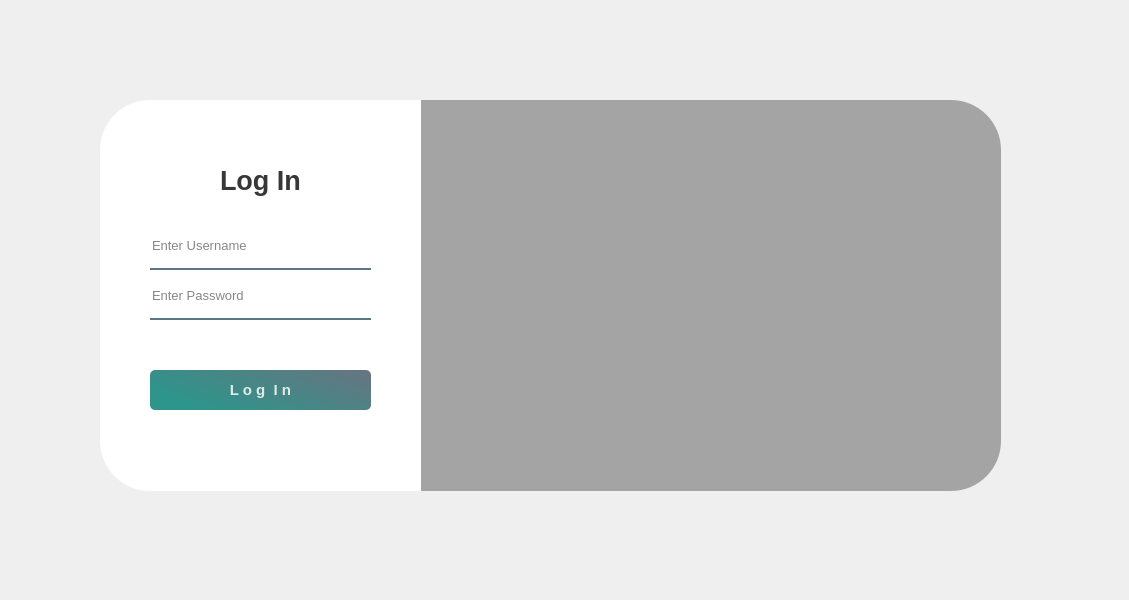
<?xml version="1.0" encoding="UTF-8"?>
<ui version="4.0">
 <class>MainWindow</class>
 <widget class="QMainWindow" name="MainWindow">
  <property name="geometry">
   <rect>
    <x>0</x>
    <y>0</y>
    <width>1129</width>
    <height>600</height>
   </rect>
  </property>
  <property name="windowTitle">
   <string>MainWindow</string>
  </property>
  <widget class="QWidget" name="centralwidget">
   <widget class="QStackedWidget" name="LoginStackeckedWidget">
    <property name="geometry">
     <rect>
      <x>0</x>
      <y>0</y>
      <width>1131</width>
      <height>601</height>
     </rect>
    </property>
    <property name="styleSheet">
     <string notr="true">QPushButton#pushButton{
	background-color: qlineargradient(spread:pad, x1:0, y1:0.505682, x2:1, y2:0, stop:0 rgba(11, 131, 120, 219), stop:1 rgba(85, 98, 112, 226));
	color:rgba(255, 255, 255, 210);
	border-radius: 5px;
}

QPushButton#pushButton:hover{
	background-color: qlineargradient(spread:pad, x1:0, y1:0.505682, x2:1, y2:0, stop:0 rgba(11, 131, 120, 219), stop:1 rgba(85, 98, 112, 226));
}

QPushButton#pushButton:pressed{
	padding-left:5px;
	padding-top:5px;
	background-color:rgba(150, 123, 111, 255);
}
</string>
    </property>
    <property name="currentIndex">
     <number>0</number>
    </property>
    <widget class="QWidget" name="LoginPage">
     <widget class="QLabel" name="label_30">
      <property name="geometry">
       <rect>
        <x>380</x>
        <y>100</y>
        <width>621</width>
        <height>391</height>
       </rect>
      </property>
      <property name="styleSheet">
       <string notr="true">border-image: url(:/gif /gifsample.gif);
border-image: url(:/gifsample/gifsample.gif);
border-top-right-radius: 50px;
border-bottom-right-radius: 50px;</string>
      </property>
      <property name="text">
       <string/>
      </property>
     </widget>
     <widget class="QLabel" name="label_31">
      <property name="geometry">
       <rect>
        <x>380</x>
        <y>100</y>
        <width>621</width>
        <height>391</height>
       </rect>
      </property>
      <property name="styleSheet">
       <string notr="true">background-color:rgba(0, 0, 0, 80);
border-top-right-radius: 50px;
border-bottom-right-radius: 50px;</string>
      </property>
      <property name="text">
       <string/>
      </property>
     </widget>
     <widget class="QLabel" name="label_32">
      <property name="geometry">
       <rect>
        <x>100</x>
        <y>100</y>
        <width>321</width>
        <height>391</height>
       </rect>
      </property>
      <property name="styleSheet">
       <string notr="true">background-color:rgba(255, 255, 255, 255);
border-top-left-radius: 50px;
border-bottom-left-radius: 50px;</string>
      </property>
      <property name="text">
       <string/>
      </property>
     </widget>
     <widget class="QLineEdit" name="lineEdit_2">
      <property name="geometry">
       <rect>
        <x>150</x>
        <y>280</y>
        <width>221</width>
        <height>40</height>
       </rect>
      </property>
      <property name="font">
       <font>
        <pointsize>10</pointsize>
       </font>
      </property>
      <property name="styleSheet">
       <string notr="true">background-color:rgba(0, 0, 0, 0);
border:none;
border-bottom:2px solid rgba(46, 82, 101, 200);
color:rgba(0, 0, 0, 240);
padding-bottom: 7px</string>
      </property>
      <property name="echoMode">
       <enum>QLineEdit::Password</enum>
      </property>
      <property name="placeholderText">
       <string>Enter Password</string>
      </property>
     </widget>
     <widget class="QLabel" name="label_33">
      <property name="geometry">
       <rect>
        <x>220</x>
        <y>160</y>
        <width>100</width>
        <height>40</height>
       </rect>
      </property>
      <property name="font">
       <font>
        <pointsize>20</pointsize>
        <bold>true</bold>
       </font>
      </property>
      <property name="styleSheet">
       <string notr="true">color:rgba(0, 0, 0, 200);</string>
      </property>
      <property name="text">
       <string>Log In</string>
      </property>
     </widget>
     <widget class="QLineEdit" name="lineEdit">
      <property name="geometry">
       <rect>
        <x>150</x>
        <y>230</y>
        <width>221</width>
        <height>40</height>
       </rect>
      </property>
      <property name="font">
       <font>
        <pointsize>10</pointsize>
       </font>
      </property>
      <property name="styleSheet">
       <string notr="true">background-color:rgba(0, 0, 0, 0);
border:none;
border-bottom:2px solid rgba(46, 82, 101, 200);
color:rgba(0, 0, 0, 240);
padding-bottom: 7px</string>
      </property>
      <property name="placeholderText">
       <string>Enter Username</string>
      </property>
     </widget>
     <widget class="QPushButton" name="pushButton">
      <property name="geometry">
       <rect>
        <x>150</x>
        <y>370</y>
        <width>221</width>
        <height>40</height>
       </rect>
      </property>
      <property name="font">
       <font>
        <pointsize>11</pointsize>
        <bold>true</bold>
       </font>
      </property>
      <property name="text">
       <string>L o g  I n</string>
      </property>
     </widget>
    </widget>
    <widget class="QWidget" name="MainWidget">
     <widget class="QStackedWidget" name="stackedWidget">
      <property name="geometry">
       <rect>
        <x>0</x>
        <y>90</y>
        <width>1131</width>
        <height>511</height>
       </rect>
      </property>
      <property name="currentIndex">
       <number>0</number>
      </property>
      <widget class="QWidget" name="DashBoardPage">
       <widget class="QFrame" name="frame">
        <property name="geometry">
         <rect>
          <x>40</x>
          <y>80</y>
          <width>181</width>
          <height>91</height>
         </rect>
        </property>
        <property name="styleSheet">
         <string notr="true">background-color: #F0F0F0</string>
        </property>
        <property name="frameShape">
         <enum>QFrame::StyledPanel</enum>
        </property>
        <property name="frameShadow">
         <enum>QFrame::Raised</enum>
        </property>
        <widget class="QLabel" name="label_2">
         <property name="geometry">
          <rect>
           <x>30</x>
           <y>10</y>
           <width>91</width>
           <height>16</height>
          </rect>
         </property>
         <property name="text">
          <string>TOTAL UNITS</string>
         </property>
        </widget>
        <widget class="QLabel" name="TotalUnits">
         <property name="geometry">
          <rect>
           <x>30</x>
           <y>50</y>
           <width>47</width>
           <height>14</height>
          </rect>
         </property>
         <property name="text">
          <string>76</string>
         </property>
        </widget>
       </widget>
       <widget class="QFrame" name="frame_2">
        <property name="geometry">
         <rect>
          <x>260</x>
          <y>80</y>
          <width>161</width>
          <height>91</height>
         </rect>
        </property>
        <property name="styleSheet">
         <string notr="true">background-color: #F0F0F0</string>
        </property>
        <property name="frameShape">
         <enum>QFrame::StyledPanel</enum>
        </property>
        <property name="frameShadow">
         <enum>QFrame::Raised</enum>
        </property>
        <widget class="QLabel" name="label_3">
         <property name="geometry">
          <rect>
           <x>20</x>
           <y>10</y>
           <width>91</width>
           <height>16</height>
          </rect>
         </property>
         <property name="text">
          <string>TOTAL TENANTS</string>
         </property>
        </widget>
        <widget class="QLabel" name="TotalTenants">
         <property name="geometry">
          <rect>
           <x>20</x>
           <y>50</y>
           <width>47</width>
           <height>14</height>
          </rect>
         </property>
         <property name="text">
          <string>24</string>
         </property>
        </widget>
       </widget>
       <widget class="QFrame" name="frame_3">
        <property name="geometry">
         <rect>
          <x>530</x>
          <y>80</y>
          <width>161</width>
          <height>91</height>
         </rect>
        </property>
        <property name="styleSheet">
         <string notr="true">background-color: #F0F0F0</string>
        </property>
        <property name="frameShape">
         <enum>QFrame::StyledPanel</enum>
        </property>
        <property name="frameShadow">
         <enum>QFrame::Raised</enum>
        </property>
        <widget class="QLabel" name="label_4">
         <property name="geometry">
          <rect>
           <x>10</x>
           <y>10</y>
           <width>91</width>
           <height>16</height>
          </rect>
         </property>
         <property name="text">
          <string>AVAILABLE UNITS</string>
         </property>
        </widget>
        <widget class="QLabel" name="AvailableUnits">
         <property name="geometry">
          <rect>
           <x>10</x>
           <y>50</y>
           <width>47</width>
           <height>14</height>
          </rect>
         </property>
         <property name="text">
          <string>43</string>
         </property>
        </widget>
       </widget>
       <widget class="QFrame" name="frame_4">
        <property name="geometry">
         <rect>
          <x>870</x>
          <y>80</y>
          <width>161</width>
          <height>91</height>
         </rect>
        </property>
        <property name="styleSheet">
         <string notr="true">background-color: #F0F0F0</string>
        </property>
        <property name="frameShape">
         <enum>QFrame::StyledPanel</enum>
        </property>
        <property name="frameShadow">
         <enum>QFrame::Raised</enum>
        </property>
        <widget class="QLabel" name="label_5">
         <property name="geometry">
          <rect>
           <x>10</x>
           <y>10</y>
           <width>91</width>
           <height>16</height>
          </rect>
         </property>
         <property name="text">
          <string>TOTAL EARNINGS</string>
         </property>
        </widget>
        <widget class="QLabel" name="label_6">
         <property name="geometry">
          <rect>
           <x>20</x>
           <y>40</y>
           <width>16</width>
           <height>21</height>
          </rect>
         </property>
         <property name="text">
          <string>₱</string>
         </property>
        </widget>
        <widget class="QLabel" name="TotalEarnings">
         <property name="geometry">
          <rect>
           <x>50</x>
           <y>50</y>
           <width>47</width>
           <height>14</height>
          </rect>
         </property>
         <property name="text">
          <string>50,000</string>
         </property>
        </widget>
       </widget>
      </widget>
      <widget class="QWidget" name="page_2"/>
     </widget>
     <widget class="QFrame" name="DashBoardFrame">
      <property name="geometry">
       <rect>
        <x>0</x>
        <y>0</y>
        <width>1131</width>
        <height>81</height>
       </rect>
      </property>
      <property name="frameShape">
       <enum>QFrame::StyledPanel</enum>
      </property>
      <property name="frameShadow">
       <enum>QFrame::Raised</enum>
      </property>
      <widget class="QFrame" name="DashBoardHolderFrame">
       <property name="geometry">
        <rect>
         <x>0</x>
         <y>20</y>
         <width>1131</width>
         <height>41</height>
        </rect>
       </property>
       <property name="styleSheet">
        <string notr="true">background-color: #31302E</string>
       </property>
       <property name="frameShape">
        <enum>QFrame::StyledPanel</enum>
       </property>
       <property name="frameShadow">
        <enum>QFrame::Raised</enum>
       </property>
       <widget class="QPushButton" name="DashboardButton">
        <property name="geometry">
         <rect>
          <x>30</x>
          <y>10</y>
          <width>75</width>
          <height>23</height>
         </rect>
        </property>
        <property name="styleSheet">
         <string notr="true">background-color: #F0F0F0</string>
        </property>
        <property name="text">
         <string>DASHBOARD</string>
        </property>
       </widget>
       <widget class="QPushButton" name="TenantsButton">
        <property name="geometry">
         <rect>
          <x>180</x>
          <y>10</y>
          <width>75</width>
          <height>23</height>
         </rect>
        </property>
        <property name="text">
         <string>TENANTS</string>
        </property>
       </widget>
       <widget class="QPushButton" name="UnitsButton">
        <property name="geometry">
         <rect>
          <x>270</x>
          <y>10</y>
          <width>75</width>
          <height>23</height>
         </rect>
        </property>
        <property name="text">
         <string>UNITS</string>
        </property>
       </widget>
       <widget class="QPushButton" name="RentalsButton">
        <property name="geometry">
         <rect>
          <x>360</x>
          <y>10</y>
          <width>75</width>
          <height>23</height>
         </rect>
        </property>
        <property name="text">
         <string>RENTALS</string>
        </property>
       </widget>
       <widget class="QPushButton" name="PaymentsButton">
        <property name="geometry">
         <rect>
          <x>450</x>
          <y>10</y>
          <width>75</width>
          <height>23</height>
         </rect>
        </property>
        <property name="text">
         <string>PAYMENTS</string>
        </property>
       </widget>
       <widget class="QLabel" name="label">
        <property name="geometry">
         <rect>
          <x>880</x>
          <y>10</y>
          <width>201</width>
          <height>20</height>
         </rect>
        </property>
        <property name="styleSheet">
         <string notr="true">color: #FFFFFF</string>
        </property>
        <property name="text">
         <string>STORE RENTAL MANAGEMENT SYSTEM</string>
        </property>
       </widget>
      </widget>
     </widget>
    </widget>
   </widget>
  </widget>
 </widget>
 <resources>
  <include location="resource.qrc"/>
 </resources>
 <connections/>
</ui>
